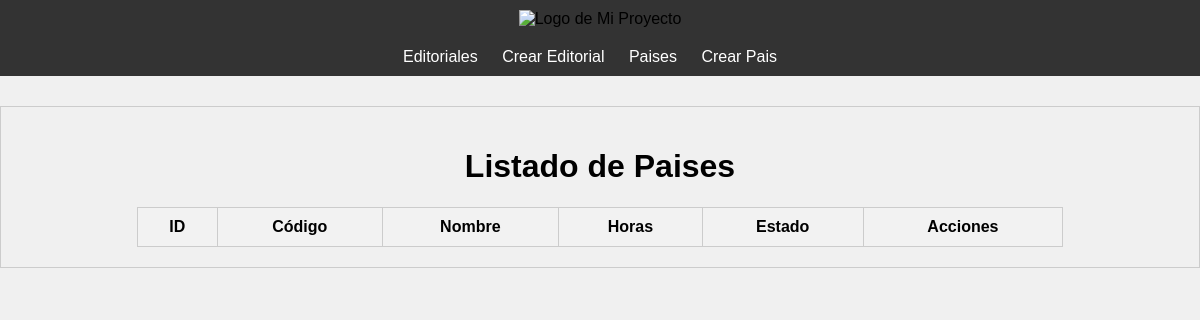
Page /paises/ on the earlier database version.
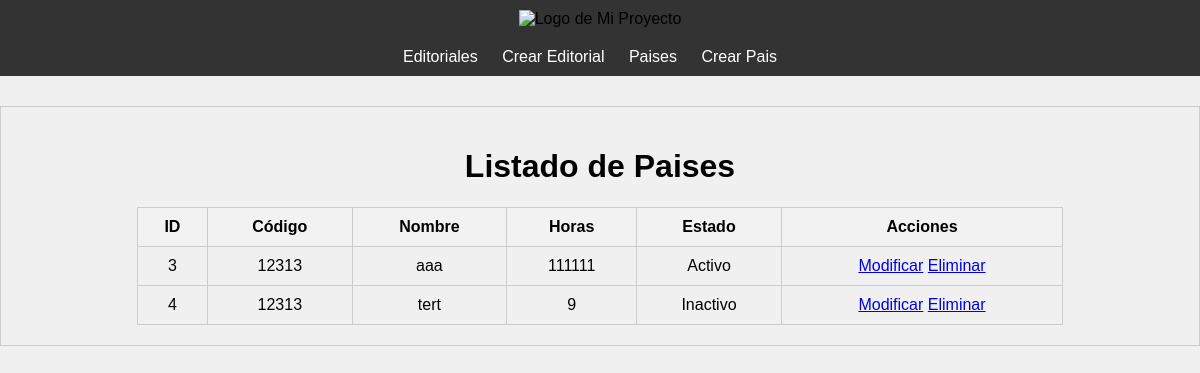
Same page on the later database version.
### miapp/models.py (models this page shows, shortened)
class Course(models.Model):
    idcourse = models.AutoField(primary_key=True)
    code = models.CharField(max_length=10)
    name = models.CharField(max_length=100)
    hour = models.IntegerField()
    state = models.BooleanField(default=True)

### miapp/views.py (the view)
# urls.py: path('paises/', views.listar_paises, name='paises'),
def listar_paises(request):
    paises = Course.objects.all()
    return render(request, 'paises.html', {'paises': paises})

### miapp/templates/paises.html (shortened to what this page needs)
{% extends 'inicio.html' %}
{% block content %}
    <div style="display: flex; justify-content: center; align-items: center; height: 100%;">
        <div style="width: 80%;">
            <h1>Listado de Paises</h1>
            <table style="width: 100%; border-collapse: collapse;">
                <thead>
                    <tr style="background-color: #f2f2f2;">
                        <th style="padding: 10px; border: 1px solid #ccc;">ID</th>
                        <th style="padding: 10px; border: 1px solid #ccc;">Código</th>
                        <th style="padding: 10px; border: 1px solid #ccc;">Nombre</th>
                        <th style="padding: 10px; border: 1px solid #ccc;">Horas</th>
                        <th style="padding: 10px; border: 1px solid #ccc;">Estado</th>
                        <th style="padding: 10px; border: 1px solid #ccc;">Acciones</th>
                    </tr>
                </thead>
                <tbody>
                    {% for pais in paises %}
                        <tr>
                            <td style="padding: 10px; border: 1px solid #ccc;">{{ pais.idcourse }}</td>
                            <td style="padding: 10px; border: 1px solid #ccc;">{{ pais.code }}</td>
                            <td style="padding: 10px; border: 1px solid #ccc;">{{ pais.name }}</td>
                            <td style="padding: 10px; border: 1px solid #ccc;">{{ pais.hour }}</td>
                            <td style="padding: 10px; border: 1px solid #ccc;">{% if pais.state %}Activo{% else %}Inactivo{% endif %}</td>
                            <td style="padding: 10px; border: 1px solid #ccc;">
                            <a href="{% url 'modificar_pais' idcurso=pais.idcourse %}">Modificar</a>
                            <a href="{% url 'eliminar_pais' pais.idcourse %}">Eliminar</a>
                            </td>
                        </tr>
                    {% endfor %}
                </tbody>
            </table>
        </div>
    </div>
{% endblock %}

### miapp/templates/inicio.html (shortened to what this page needs)
<!DOCTYPE html>
<html>
<head>
</head>
<body>
    <div class="header">
        <img src="https://www.untels.edu.pe/images/logo.png" alt="Logo de Mi Proyecto">
    </div>
    <div class="menu">
        <ul>
            <li><a href="{% url 'editoriales' %}">Editoriales</a></li>
            <li><a href="{% url 'crear_editorial' %}">Crear Editorial</a></li>
            <li><a href="{% url 'paises' %}">Paises</a></li>
            <li><a href="{% url 'crear_pais' %}">Crear Pais</a></li>
        </ul>
    </div>
    <div class="content">
        {% block content %}
        {% endblock %}
    </div>
</body>
</html>

### miapp/templates/inicio.html (style rules this page uses)
body { font-family: Arial, sans-serif; margin: 0; padding: 0; background-color: #f0f0f0; }
.header { text-align: center; background-color: #333; padding: 10px; }
.header img { max-width: 350px; }
.menu { background-color: #333; padding: 10px; text-align: center; }
.menu ul { list-style: none; margin: 0; padding: 0; display: inline-block; }
.menu ul li { display: inline-block; margin-right: 20px; }
.menu ul li a { color: #fff; text-decoration: none; }
.content { text-align: center; margin-top: 30px; border: 1px solid #ccc; padding: 20px; }

Differences in the rows shown:
added Course: idcourse "3", code "12313", name "aaa", hour "111111", state "Activo"
added Course: idcourse "4", code "12313", name "tert", hour "9", state "Inactivo"
